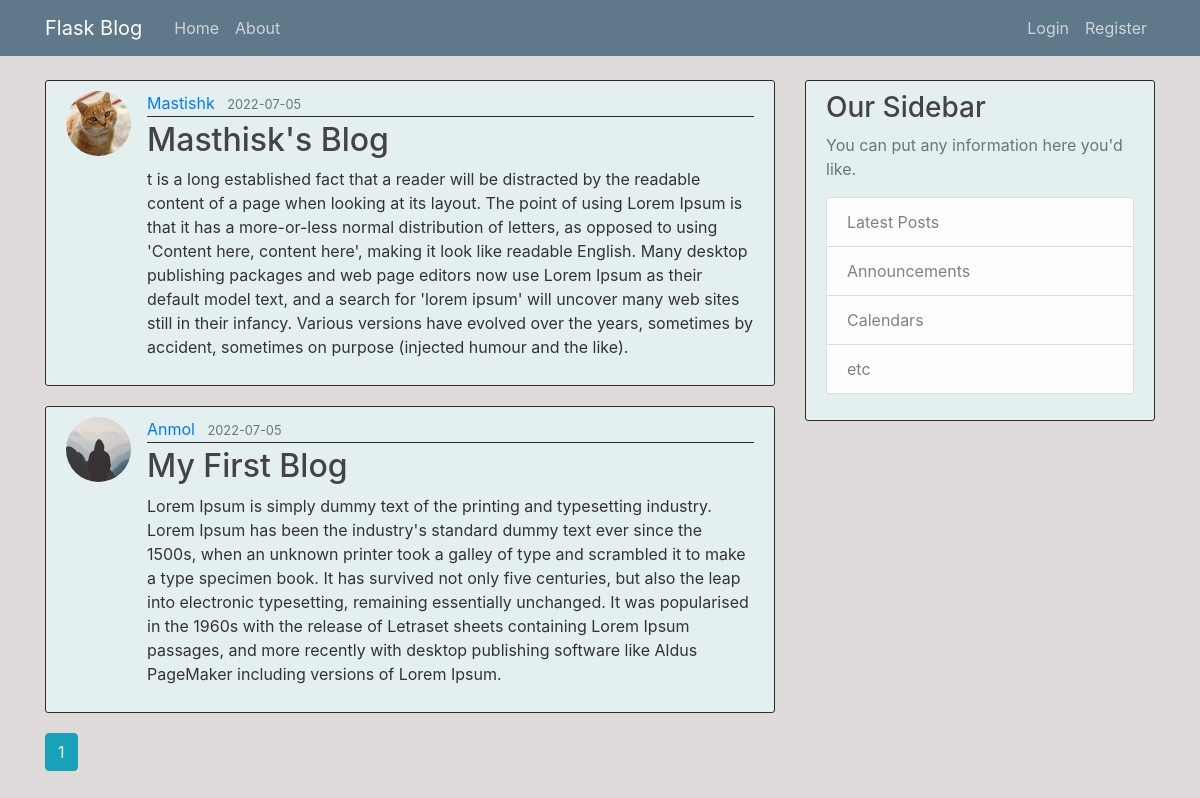
The page /home on the database its author committed.
### flaskblog/models.py (models this page shows, shortened)
class Post(db.Model):
    id = db.Column(db.Integer, primary_key=True)
    title = db.Column(db.String(100), nullable=False)
    date_posted = db.Column(db.DateTime, nullable=False, default=datetime.utcnow)
    content = db.Column(db.Text, nullable=False)
    user_id = db.Column(db.Integer, db.ForeignKey('user.id'), nullable=False)

class User(db.Model, UserMixin):
    id = db.Column(db.Integer, primary_key=True)
    username = db.Column(db.String(20), unique=True, nullable=False)
    email = db.Column(db.String(120), unique=True, nullable=False)
    image_file = db.Column(db.String(20), nullable=False, default='default.jpg')
    password = db.Column(db.String(60), nullable=False)
    posts = db.relationship('Post', backref='author', lazy=True)

### flaskblog/main/routes.py (the view)
@main.route("/")
@main.route("/home")
def home():
    page = request.args.get('page', 1, type=int)
    posts = Post.query.order_by(Post.date_posted.desc()).paginate(page=page, per_page=5)
    return render_template('home.html', posts=posts)

### flaskblog/templates/home.html
{% extends "layout.html" %}
{% block content %}
    {% for post in posts.items %}
        <article class="media content-section">
          <img class="rounded-circle article-img" src="{{ url_for('static', filename='profile_pics/' + post.author.image_file) }}">
          <div class="media-body">
            <div class="article-metadata">
              <a class="mr-2" href="{{ url_for('users.user_posts', username=post.author.username) }}">{{ post.author.username }}</a>
              <small class="text-muted">{{ post.date_posted.strftime('%Y-%m-%d') }}</small>
            </div>
            <h2><a class="article-title" href="{{ url_for('posts.post', post_id=post.id) }}">{{ post.title }}</a></h2>
            <p class="article-content">{{ post.content }}</p>
          </div>
        </article>
    {% endfor %}
    {% for page_num in posts.iter_pages(left_edge=1, right_edge=1, left_current=1, right_current=2) %}
      {% if page_num %}
        {% if posts.page == page_num %}
          <a class="btn btn-info mb-4" href="{{ url_for('main.home', page=page_num) }}">{{ page_num }}</a>
        {% else %}
          <a class="btn btn-outline-info mb-4" href="{{ url_for('main.home', page=page_num) }}">{{ page_num }}</a>
        {% endif %}
      {% else %}
        ...
      {% endif %}
    {% endfor %}
{% endblock content %}

### flaskblog/templates/layout.html (shortened to what this page needs)
<!DOCTYPE html>
<html>
<head>
    <link rel="stylesheet" href="https://maxcdn.bootstrapcdn.com/bootstrap/4.0.0/css/bootstrap.min.css">
    <link rel="stylesheet" type="text/css" href="{{ url_for('static', filename='main.css') }}">
</head>
<body>
    <header class="site-header">
      <nav class="navbar navbar-expand-md navbar-dark bg-steel fixed-top">
        <div class="container">
          <a class="navbar-brand mr-4" href="/">Flask Blog</a>
          <div class="collapse navbar-collapse" id="navbarToggle">
            <div class="navbar-nav mr-auto">
              <a class="nav-item nav-link" href="{{ url_for('main.home') }}">Home</a>
              <a class="nav-item nav-link" href="{{ url_for('main.about') }}">About</a>
            </div>
            <div class="navbar-nav">
              {% if current_user.is_authenticated %}
                <a class="nav-item nav-link" href="{{ url_for('posts.new_post') }}">New Post</a>
                <a class="nav-item nav-link" href="{{ url_for('users.account') }}">Account</a>
                <a class="nav-item nav-link" href="{{ url_for('users.logout') }}">Logout</a>
              {% else %}
                <a class="nav-item nav-link" href="{{ url_for('users.login') }}">Login</a>
                <a class="nav-item nav-link" href="{{ url_for('users.register') }}">Register</a>
              {% endif %}
            </div>
          </div>
        </div>
      </nav>
    </header>
    <main role="main" class="container">
      <div class="row">
        <div class="col-md-8">
          {% block content %}{% endblock %}
        </div>
        <div class="col-md-4">
          <div class="content-section">
            <h3>Our Sidebar</h3>
            <p class='text-muted'>You can put any information here you'd like.
              <ul class="list-group">
                <li class="list-group-item list-group-item-light">Latest Posts</li>
                <li class="list-group-item list-group-item-light">Announcements</li>
                <li class="list-group-item list-group-item-light">Calendars</li>
                <li class="list-group-item list-group-item-light">etc</li>
              </ul>
            </p>
          </div>
        </div>
      </div>
    </main>
</body>
</html>

### flaskblog/static/main.css (style rules this page uses)
body { background: #dfdbdb; color: #333333; margin-top: 5rem; }
h1, h2, h3, h4, h5, h6 { color: #444444; }
.bg-steel { background-color: #5f788a; }
.site-header .navbar-nav .nav-link { color: #cbd5db; }
.content-section { background: rgb(228, 239, 239); padding: 10px 20px; border: 1px solid rgb(46, 43, 43); border-radius: 3px; margin-bottom: 20px; }
.article-title { color: #444444; }
.article-content { white-space: pre-line; }
.article-img { height: 65px; width: 65px; margin-right: 16px; }
.article-metadata { padding-bottom: 1px; margin-bottom: 4px; border-bottom: 1px solid rgb(46, 43, 43); }

### rows shown on the page
Post: image_file (picture), author.username "Mastishk", date_posted "2022-07-05", title "Masthisk's Blog", content "t is a long established fact that a reader will be distracted by the readable content of a page when looking at its layout. The point of using Lorem Ipsum is that it has a more-or-less normal distribution of letters, as opposed to using 'Content here, content here', making it look like readable English. Many desktop publishing packages and web page editors now use Lorem Ipsum as their default model text, and a search for 'lorem ipsum' will uncover many web sites still in their infancy. Various versions have evolved over the years, sometimes by accident, sometimes on purpose (injected humour and the like)."
Post: image_file (placeholder picture), author.username "Anmol", date_posted "2022-07-05", title "My First Blog", content "Lorem Ipsum is simply dummy text of the printing and typesetting industry. Lorem Ipsum has been the industry's standard dummy text ever since the 1500s, when an unknown printer took a galley of type and scrambled it to make a type specimen book. It has survived not only five centuries, but also the leap into electronic typesetting, remaining essentially unchanged. It was popularised in the 1960s with the release of Letraset sheets containing Lorem Ipsum passages, and more recently with desktop publishing software like Aldus PageMaker including versions of Lorem Ipsum."

### other values the page prints
{{ page_num }} "1"
